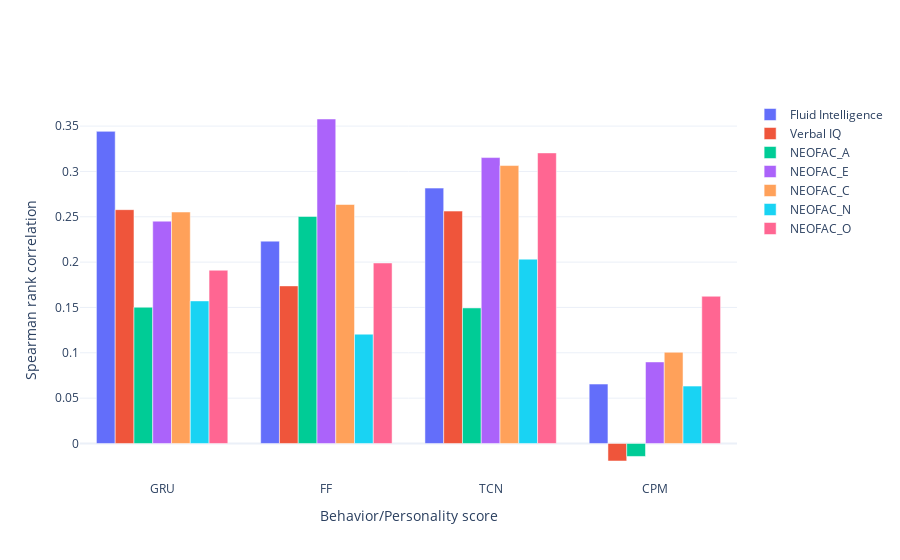

This figure's notebook cell:
### Code cell
fig = go.Figure()
for bhv in select_bhv:
    y = []
    x = []
    for model in models:
        x.append(model.upper())
        y.append(test_acc[model][bhv])
    bar = go.Bar(name = pretty_bhv[bhv],
                 x = x, y = y)
    fig.add_trace(bar)
    
fig.update_layout(barmode = 'group')
fig.update_xaxes(title_text = 'Behavior/Personality score')
fig.update_yaxes(title_text = pretty_score)
fig.show()

### Figure 1 — Plotly figure (JSON) as saved in the notebook; plotly's stock layout.template omitted (floating-point values rounded to 4 significant figures)
{"data": [{"name": "Fluid Intelligence", "type": "bar", "x": ["GRU", "FF", "TCN", "CPM"], "y": [0.3442, 0.2231, 0.2816, 0.06551]}, {"name": "Verbal IQ", "type": "bar", "x": ["GRU", "FF", "TCN", "CPM"], "y": [0.2579, 0.1738, 0.2563, -0.01933]}, {"name": "NEOFAC_A", "type": "bar", "x": ["GRU", "FF", "TCN", "CPM"], "y": [0.1502, 0.2503, 0.1495, -0.0143]}, {"name": "NEOFAC_E", "type": "bar", "x": ["GRU", "FF", "TCN", "CPM"], "y": [0.2452, 0.3578, 0.3153, 0.08992]}, {"name": "NEOFAC_C", "type": "bar", "x": ["GRU", "FF", "TCN", "CPM"], "y": [0.2552, 0.2635, 0.3065, 0.1006]}, {"name": "NEOFAC_N", "type": "bar", "x": ["GRU", "FF", "TCN", "CPM"], "y": [0.1572, 0.1205, 0.2033, 0.06326]}, {"name": "NEOFAC_O", "type": "bar", "x": ["GRU", "FF", "TCN", "CPM"], "y": [0.191, 0.199, 0.3204, 0.1623]}], "layout": {"barmode": "group", "xaxis": {"title": {"text": "Behavior/Personality score"}}, "yaxis": {"title": {"text": "Spearman rank correlation"}}}}
